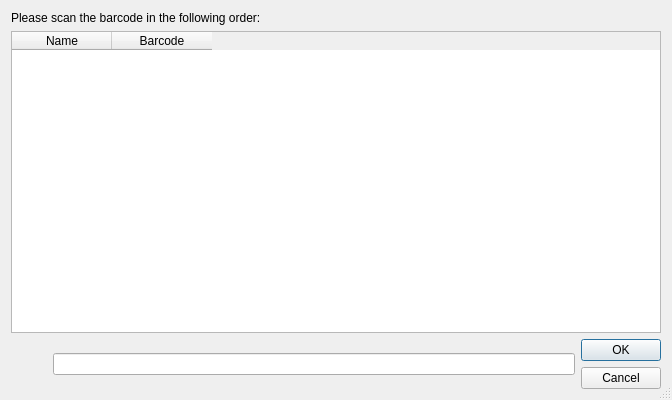
<?xml version="1.0" encoding="UTF-8"?>
<ui version="4.0">
 <class>ManyBarcodeDlg</class>
 <widget class="QDialog" name="ManyBarcodeDlg">
  <property name="geometry">
   <rect>
    <x>0</x>
    <y>0</y>
    <width>672</width>
    <height>400</height>
   </rect>
  </property>
  <property name="minimumSize">
   <size>
    <width>672</width>
    <height>400</height>
   </size>
  </property>
  <property name="windowTitle">
   <string>Scan the barcode</string>
  </property>
  <property name="sizeGripEnabled">
   <bool>true</bool>
  </property>
  <layout class="QVBoxLayout" name="verticalLayout_2">
   <item>
    <widget class="QLabel" name="label_2">
     <property name="text">
      <string>Please scan the barcode in the following order:</string>
     </property>
    </widget>
   </item>
   <item>
    <layout class="QVBoxLayout" name="verticalLayout">
     <item>
      <widget class="QTableWidget" name="tableWidget">
       <property name="focusPolicy">
        <enum>Qt::ClickFocus</enum>
       </property>
       <column>
        <property name="text">
         <string>Name</string>
        </property>
       </column>
       <column>
        <property name="text">
         <string>Barcode</string>
        </property>
       </column>
      </widget>
     </item>
    </layout>
   </item>
   <item>
    <layout class="QHBoxLayout" name="horizontalLayout">
     <property name="leftMargin">
      <number>0</number>
     </property>
     <property name="topMargin">
      <number>0</number>
     </property>
     <property name="rightMargin">
      <number>0</number>
     </property>
     <property name="bottomMargin">
      <number>0</number>
     </property>
     <item>
      <widget class="QLabel" name="label">
       <property name="sizePolicy">
        <sizepolicy hsizetype="Fixed" vsizetype="Preferred">
         <horstretch>0</horstretch>
         <verstretch>0</verstretch>
        </sizepolicy>
       </property>
       <property name="minimumSize">
        <size>
         <width>36</width>
         <height>36</height>
        </size>
       </property>
       <property name="autoFillBackground">
        <bool>false</bool>
       </property>
       <property name="styleSheet">
        <string notr="true">image: url(:/code.png);</string>
       </property>
       <property name="text">
        <string/>
       </property>
      </widget>
     </item>
     <item>
      <widget class="QLineEdit" name="lineEdit_SN">
       <property name="styleSheet">
        <string notr="true">font: 24pt &quot;Arial&quot;;</string>
       </property>
      </widget>
     </item>
     <item>
      <widget class="QDialogButtonBox" name="buttonBox">
       <property name="sizePolicy">
        <sizepolicy hsizetype="Fixed" vsizetype="Fixed">
         <horstretch>0</horstretch>
         <verstretch>0</verstretch>
        </sizepolicy>
       </property>
       <property name="orientation">
        <enum>Qt::Vertical</enum>
       </property>
       <property name="standardButtons">
        <set>QDialogButtonBox::Cancel|QDialogButtonBox::Ok</set>
       </property>
      </widget>
     </item>
    </layout>
   </item>
  </layout>
 </widget>
 <tabstops>
  <tabstop>lineEdit_SN</tabstop>
  <tabstop>tableWidget</tabstop>
 </tabstops>
 <resources/>
 <connections>
  <connection>
   <sender>buttonBox</sender>
   <signal>accepted()</signal>
   <receiver>ManyBarcodeDlg</receiver>
   <slot>accept()</slot>
   <hints>
    <hint type="sourcelabel">
     <x>248</x>
     <y>254</y>
    </hint>
    <hint type="destinationlabel">
     <x>157</x>
     <y>274</y>
    </hint>
   </hints>
  </connection>
  <connection>
   <sender>buttonBox</sender>
   <signal>rejected()</signal>
   <receiver>ManyBarcodeDlg</receiver>
   <slot>reject()</slot>
   <hints>
    <hint type="sourcelabel">
     <x>316</x>
     <y>260</y>
    </hint>
    <hint type="destinationlabel">
     <x>286</x>
     <y>274</y>
    </hint>
   </hints>
  </connection>
 </connections>
</ui>
